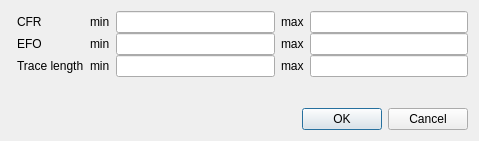
<?xml version="1.0" encoding="UTF-8"?>
<ui version="4.0">
 <class>ROIRanges</class>
 <widget class="QDialog" name="ROIRanges">
  <property name="geometry">
   <rect>
    <x>0</x>
    <y>0</y>
    <width>479</width>
    <height>141</height>
   </rect>
  </property>
  <property name="sizePolicy">
   <sizepolicy hsizetype="Preferred" vsizetype="Minimum">
    <horstretch>0</horstretch>
    <verstretch>0</verstretch>
   </sizepolicy>
  </property>
  <property name="maximumSize">
   <size>
    <width>16777215</width>
    <height>16777215</height>
   </size>
  </property>
  <layout class="QGridLayout" name="gridLayout_2">
   <item row="0" column="1">
    <layout class="QGridLayout" name="gridLayout">
     <property name="verticalSpacing">
      <number>0</number>
     </property>
     <item row="0" column="1">
      <widget class="QLabel" name="lbMinCFR">
       <property name="text">
        <string>min</string>
       </property>
      </widget>
     </item>
     <item row="2" column="2">
      <widget class="QLineEdit" name="leTrLenMin"/>
     </item>
     <item row="2" column="4">
      <widget class="QLineEdit" name="leTrLenMax"/>
     </item>
     <item row="0" column="3">
      <widget class="QLabel" name="lbCFRMax">
       <property name="text">
        <string>max</string>
       </property>
      </widget>
     </item>
     <item row="2" column="0">
      <widget class="QLabel" name="lbTrLen">
       <property name="text">
        <string>Trace length</string>
       </property>
      </widget>
     </item>
     <item row="1" column="0">
      <widget class="QLabel" name="lbEFO">
       <property name="text">
        <string>EFO</string>
       </property>
      </widget>
     </item>
     <item row="1" column="2">
      <widget class="QLineEdit" name="leEFOMin"/>
     </item>
     <item row="1" column="4">
      <widget class="QLineEdit" name="leEFOMax"/>
     </item>
     <item row="0" column="0">
      <widget class="QLabel" name="lbCFR">
       <property name="text">
        <string>CFR</string>
       </property>
      </widget>
     </item>
     <item row="2" column="3">
      <widget class="QLabel" name="lbTrLenMax">
       <property name="text">
        <string>max</string>
       </property>
      </widget>
     </item>
     <item row="0" column="4">
      <widget class="QLineEdit" name="leCFRMax"/>
     </item>
     <item row="0" column="2">
      <widget class="QLineEdit" name="leCFRMin"/>
     </item>
     <item row="1" column="3">
      <widget class="QLabel" name="lbEFOMax">
       <property name="text">
        <string>max</string>
       </property>
      </widget>
     </item>
     <item row="2" column="1">
      <widget class="QLabel" name="lbTrLenMin">
       <property name="text">
        <string>min</string>
       </property>
      </widget>
     </item>
     <item row="1" column="1">
      <widget class="QLabel" name="lbEFOMin">
       <property name="text">
        <string>min</string>
       </property>
      </widget>
     </item>
    </layout>
   </item>
   <item row="2" column="0" colspan="2">
    <widget class="QDialogButtonBox" name="buttonBox">
     <property name="orientation">
      <enum>Qt::Horizontal</enum>
     </property>
     <property name="standardButtons">
      <set>QDialogButtonBox::Cancel|QDialogButtonBox::Ok</set>
     </property>
    </widget>
   </item>
   <item row="1" column="0" colspan="2">
    <spacer name="verticalSpacer_bottom">
     <property name="orientation">
      <enum>Qt::Vertical</enum>
     </property>
     <property name="sizeType">
      <enum>QSizePolicy::Expanding</enum>
     </property>
     <property name="sizeHint" stdset="0">
      <size>
       <width>20</width>
       <height>5</height>
      </size>
     </property>
    </spacer>
   </item>
  </layout>
 </widget>
 <resources/>
 <connections>
  <connection>
   <sender>buttonBox</sender>
   <signal>accepted()</signal>
   <receiver>ROIRanges</receiver>
   <slot>accept()</slot>
   <hints>
    <hint type="sourcelabel">
     <x>248</x>
     <y>254</y>
    </hint>
    <hint type="destinationlabel">
     <x>157</x>
     <y>274</y>
    </hint>
   </hints>
  </connection>
  <connection>
   <sender>buttonBox</sender>
   <signal>rejected()</signal>
   <receiver>ROIRanges</receiver>
   <slot>reject()</slot>
   <hints>
    <hint type="sourcelabel">
     <x>316</x>
     <y>260</y>
    </hint>
    <hint type="destinationlabel">
     <x>286</x>
     <y>274</y>
    </hint>
   </hints>
  </connection>
 </connections>
</ui>
